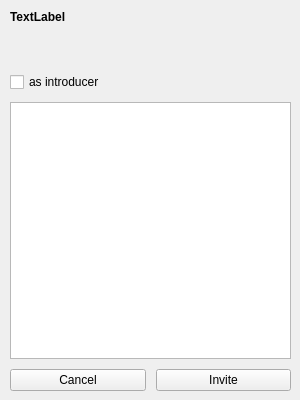
<?xml version="1.0" encoding="UTF-8"?>
<ui version="4.0">
 <class>InviteListDialog</class>
 <widget class="QDialog" name="InviteListDialog">
  <property name="geometry">
   <rect>
    <x>0</x>
    <y>0</y>
    <width>300</width>
    <height>400</height>
   </rect>
  </property>
  <property name="windowTitle">
   <string>Dialog</string>
  </property>
  <widget class="QWidget" name="layoutWidget">
   <property name="geometry">
    <rect>
     <x>10</x>
     <y>10</y>
     <width>281</width>
     <height>381</height>
    </rect>
   </property>
   <layout class="QVBoxLayout" name="verticalLayout" stretch="4,1,20,2">
    <property name="spacing">
     <number>10</number>
    </property>
    <item>
     <widget class="QLabel" name="inviteLabel">
      <property name="font">
       <font>
        <weight>75</weight>
        <bold>true</bold>
       </font>
      </property>
      <property name="text">
       <string>TextLabel</string>
      </property>
      <property name="alignment">
       <set>Qt::AlignLeading|Qt::AlignLeft|Qt::AlignTop</set>
      </property>
     </widget>
    </item>
    <item>
     <widget class="QCheckBox" name="isIntroducer">
      <property name="text">
       <string>as introducer</string>
      </property>
      <property name="checkable">
       <bool>true</bool>
      </property>
      <property name="checked">
       <bool>false</bool>
      </property>
      <property name="tristate">
       <bool>false</bool>
      </property>
     </widget>
    </item>
    <item>
     <widget class="QListView" name="contactListView"/>
    </item>
    <item>
     <layout class="QHBoxLayout" name="horizontalLayout">
      <item>
       <widget class="QPushButton" name="cancelButton">
        <property name="text">
         <string>Cancel</string>
        </property>
        <property name="autoDefault">
         <bool>false</bool>
        </property>
       </widget>
      </item>
      <item>
       <widget class="QPushButton" name="inviteButton">
        <property name="text">
         <string>Invite</string>
        </property>
        <property name="autoDefault">
         <bool>false</bool>
        </property>
       </widget>
      </item>
     </layout>
    </item>
   </layout>
  </widget>
 </widget>
 <resources/>
 <connections/>
</ui>
